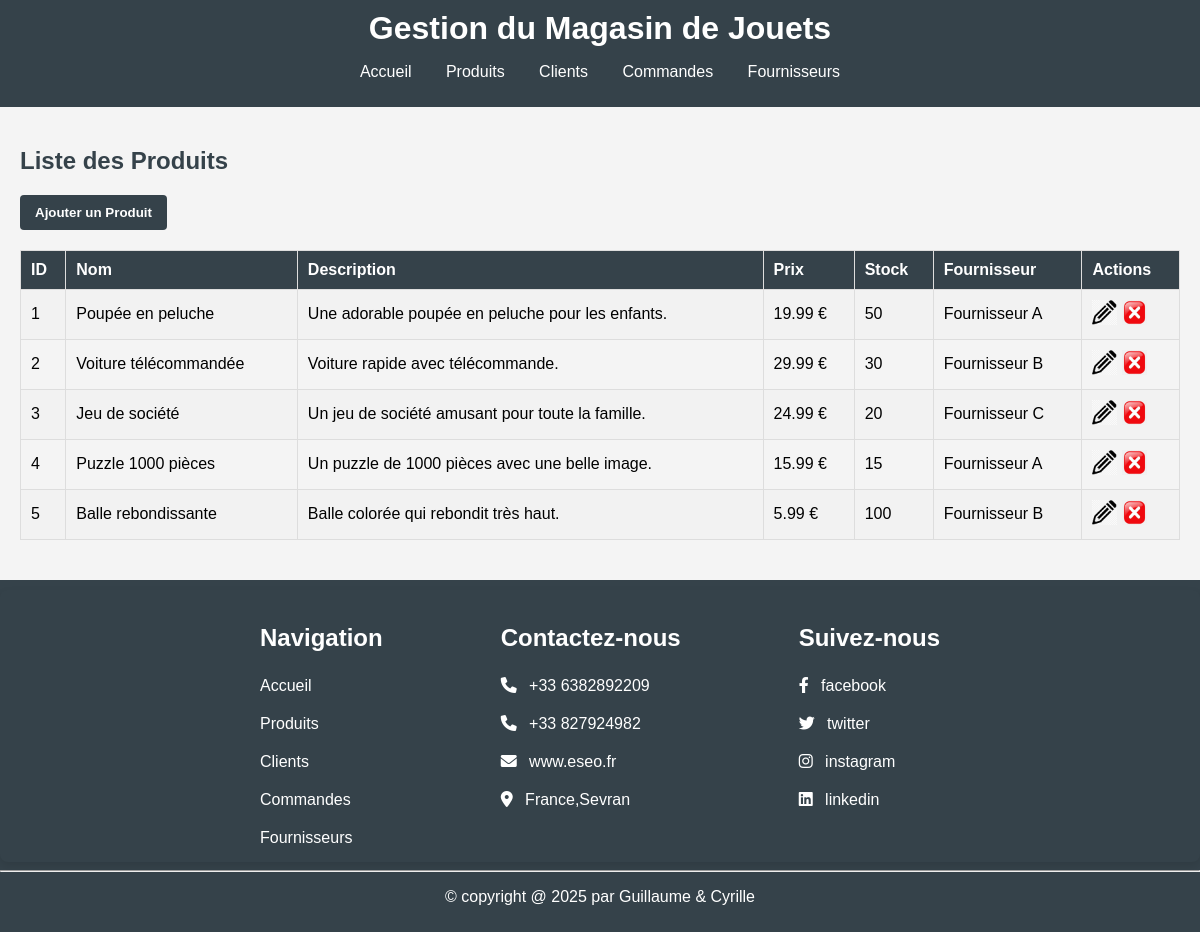
The page /produits/index.php on the database its author committed.
### tables this page shows
CREATE TABLE products (
    id INT AUTO_INCREMENT PRIMARY KEY,
    name VARCHAR(255) NOT NULL,
    description TEXT,
    price DECIMAL(10, 2) NOT NULL,
    stock INT NOT NULL,
    supplier_id INT,
    FOREIGN KEY (supplier_id) REFERENCES suppliers(id)
);

CREATE TABLE suppliers (
    id INT AUTO_INCREMENT PRIMARY KEY,
    name VARCHAR(255) NOT NULL,
    contact VARCHAR(255),
    address VARCHAR(255)
);

### produits/index.php (the view, shortened to what this page needs)
<?php
include '../includes/db.php';
include '../includes/header.php';
$sql = "SELECT products.*, suppliers.name AS supplier_name FROM products LEFT JOIN suppliers ON products.supplier_id = suppliers.id";
$result = $conn->query($sql);
?>
<h2>Liste des Produits</h2>
<button><a href="ajouter.php">Ajouter un Produit</a></button>
<table>
    <tr>
        <th>ID</th>
        <th>Nom</th>
        <th>Description</th>
        <th>Prix</th>
        <th>Stock</th>
        <th>Fournisseur</th>
        <th>Actions</th>
    </tr>
    <?php while ($row = $result->fetch_assoc()): ?>
    <tr>
        <td><?php echo $row['id']; ?></td>
        <td><?php echo $row['name']; ?></td>
        <td><?php echo $row['description']; ?></td>
        <td><?php echo $row['price']; ?> €</td>
        <td><?php echo $row['stock']; ?></td>
        <td><?php echo $row['supplier_name']; ?></td>
        <td>
            <a href="modifier.php?id=<?php echo $row['id']; ?>"><img src="/Jouets/images/edit.png" alt="" srcset=""></a>
            <a href="supprimer.php?id=<?php echo $row['id']; ?>"><img src="/Jouets/images/delete.jpg" alt="" srcset=""></a>
        </td>
    </tr>
    <?php endwhile; ?>
</table>
<?php
include '../includes/footer.php';
?>

### css/style.css (style rules this page uses)
* { box-sizing: border-box; }
body { font-family: Arial, sans-serif; margin: 0; padding: 0; background-color: #f4f4f4; }
h2 { color: #35424a; }
table { width: 100%; border-collapse: collapse; margin: 20px 0; }
table, th, td { border: 1px solid #dddddd; }
th, td { padding: 10px; text-align: left; }
th { background-color: #35424a; color: white; }
tr:nth-child(even) { background-color: #f2f2f2; }
button { background-color: #35424a; color: white; border: none; padding: 10px 15px; cursor: pointer; border-radius: 4px; }
button a { color: white; text-decoration: none; font-weight: bold; }
a > img { width: 25px; height: 25px; }

### rows shown on the page
products: id "1", name "Poupée en peluche", description "Une adorable poupée en peluche pour les enfants.", price "19.99", stock "50", supplier.name "Fournisseur A"
products: id "2", name "Voiture télécommandée", description "Voiture rapide avec télécommande.", price "29.99", stock "30", supplier.name "Fournisseur B"
products: id "3", name "Jeu de société", description "Un jeu de société amusant pour toute la famille.", price "24.99", stock "20", supplier.name "Fournisseur C"
products: id "4", name "Puzzle 1000 pièces", description "Un puzzle de 1000 pièces avec une belle image.", price "15.99", stock "15", supplier.name "Fournisseur A"
products: id "5", name "Balle rebondissante", description "Balle colorée qui rebondit très haut.", price "5.99", stock "100", supplier.name "Fournisseur B"
